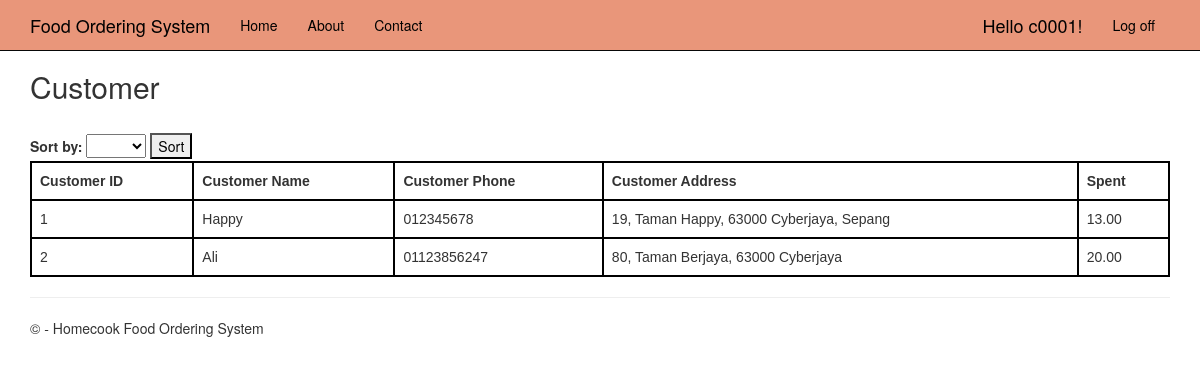
The app's page /viewcustomer (signed in), older data.
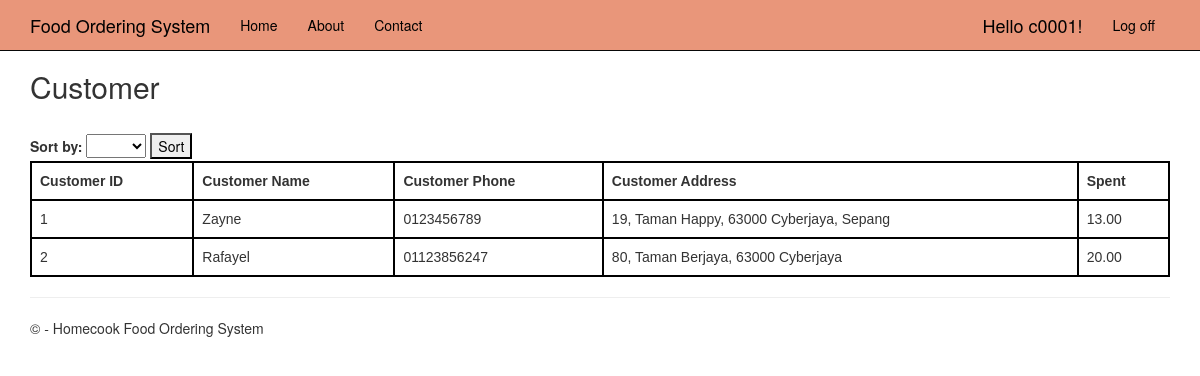
The same page, newer data.
### app/models.py (models this page shows, shortened)
class Customer(models.Model):
    user = models.OneToOneField(User, on_delete=models.CASCADE)
    customer_id = models.BigAutoField(auto_created=True, primary_key=True, serialize=False, verbose_name='ID')
    customer_name = models.CharField(max_length=30, null=True)
    customer_phone = models.CharField(max_length=20, null=True)
    customer_address = models.CharField(max_length=200, null=True)
    customer_spent = models.DecimalField(default=0, max_digits=12, decimal_places=2)

### systemmanager/viewcustomer/views.py (the view)
# urls.py: re_path(r'^viewcustomer', viewcustomer_views.viewAllCustomer, name='viewcustomer'),
@login_required
def viewAllCustomer(request):
    sort_by = request.GET.get('customer')
    if sort_by == 'ID':
        customers = Customer.objects.all().order_by('customer_id').values()
    elif sort_by == 'Name':
        customers = Customer.objects.all().order_by('customer_name').values()
    elif sort_by == 'Spent':
        customers = Customer.objects.all().order_by('customer_spent').values()
    else:
        customers = Customer.objects.all().values()
    context = {
        'customers' : customers,
        'sort_by' : sort_by,
    }
    return render(request, 'viewcustomer/viewcustomer.html', context)

### systemmanager/viewcustomer/templates/viewcustomer/viewcustomer.html (shortened to what this page needs)
{% extends "app/layout.html" %}
{% block content %}
<div class="viewcustomer">
    <div class=top>
        <h2>Customer</h2>
    </div>
    <form method="GET" action="{% url 'viewcustomer' %}">
        <label for="viewcustomer">Sort by:</label>
        <select name="customer" id="customer">
            <option value="" {% if not request.GET.customer %}selected{% endif %}> </option>
            <option value="ID" {% if request.GET.customer == 'ID' %}selected{% endif %}>ID</option>
        </select>
        <button type="submit">Sort</button>
    </form>
    <table>
        <thead>
            <tr>
                <th>
                    Customer ID
                </th>
                <th>
                    Customer Name
                </th>
                <th>
                    Customer Phone
                </th>
                <th>
                    Customer Address
                </th>
                <th>
                    Spent
                </th>
            </tr>
        </thead>
        {% for customer in customers %}
            <tr>
                <td>
                    {{ customer.customer_id }}
                </td>
                <td>
                    {{ customer.customer_name }}
                </td>
                <td>
                    {{ customer.customer_phone }}
                </td>
                <td>
                    {{ customer.customer_address }}
                </td>
                <td>
                    {{ customer.customer_spent }}
                </td>
            </tr>
        {% endfor %}
    </table>
</div>
{% endblock %}

Row changes from the older to the newer data that the page shows:
changed Customer "19, Taman Happy, 63000 Cyberjaya, Sepang": customer_name "Happy" → "Zayne"; customer_phone "012345678" → "0123456789"
changed Customer "80, Taman Berjaya, 63000 Cyberjaya": customer_name "Ali" → "Rafayel"
